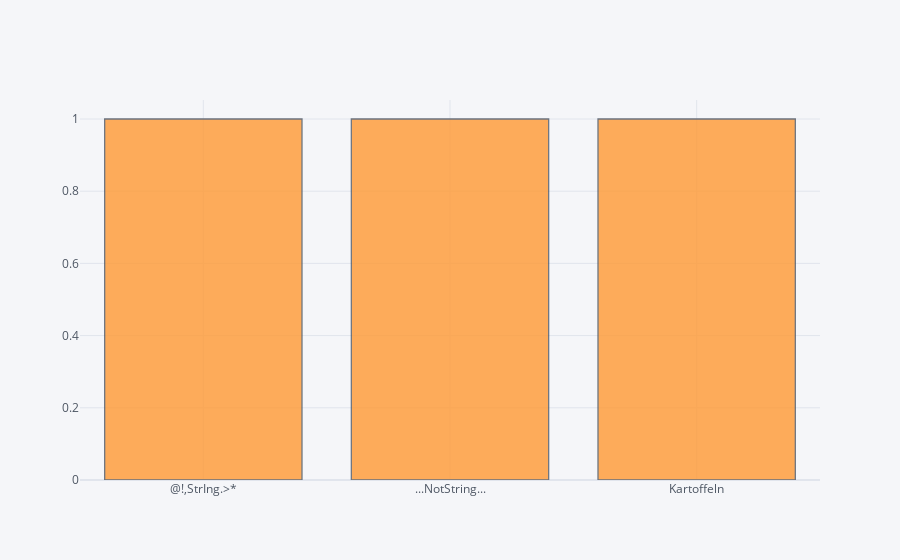

Notebook source saved alongside this figure:
### Markdown cell above
### Histogram plot

### Code cell
df.iplot(kind='hist', bins=20)

### Figure 1 — Plotly figure (JSON) as saved in the notebook; plotly's stock layout.template omitted (floating-point values rounded to 4 significant figures)
{"data": [{"histfunc": "count", "histnorm": "", "marker": {"color": "rgba(255, 153, 51, 1.0)", "line": {"color": "#4D5663", "width": 1.3}}, "name": "X", "nbinsx": 20, "opacity": 0.8, "orientation": "v", "type": "histogram", "x": ["@!,StrIng.>*", "...NotString...", "Kartoffeln"]}], "layout": {"barmode": "overlay", "legend": {"bgcolor": "#F5F6F9", "font": {"color": "#4D5663"}}, "paper_bgcolor": "#F5F6F9", "plot_bgcolor": "#F5F6F9", "title": {"font": {"color": "#4D5663"}}, "xaxis": {"gridcolor": "#E1E5ED", "showgrid": true, "tickfont": {"color": "#4D5663"}, "title": {"font": {"color": "#4D5663"}, "text": ""}, "zerolinecolor": "#E1E5ED"}, "yaxis": {"gridcolor": "#E1E5ED", "showgrid": true, "tickfont": {"color": "#4D5663"}, "title": {"font": {"color": "#4D5663"}, "text": ""}, "zerolinecolor": "#E1E5ED"}}}
